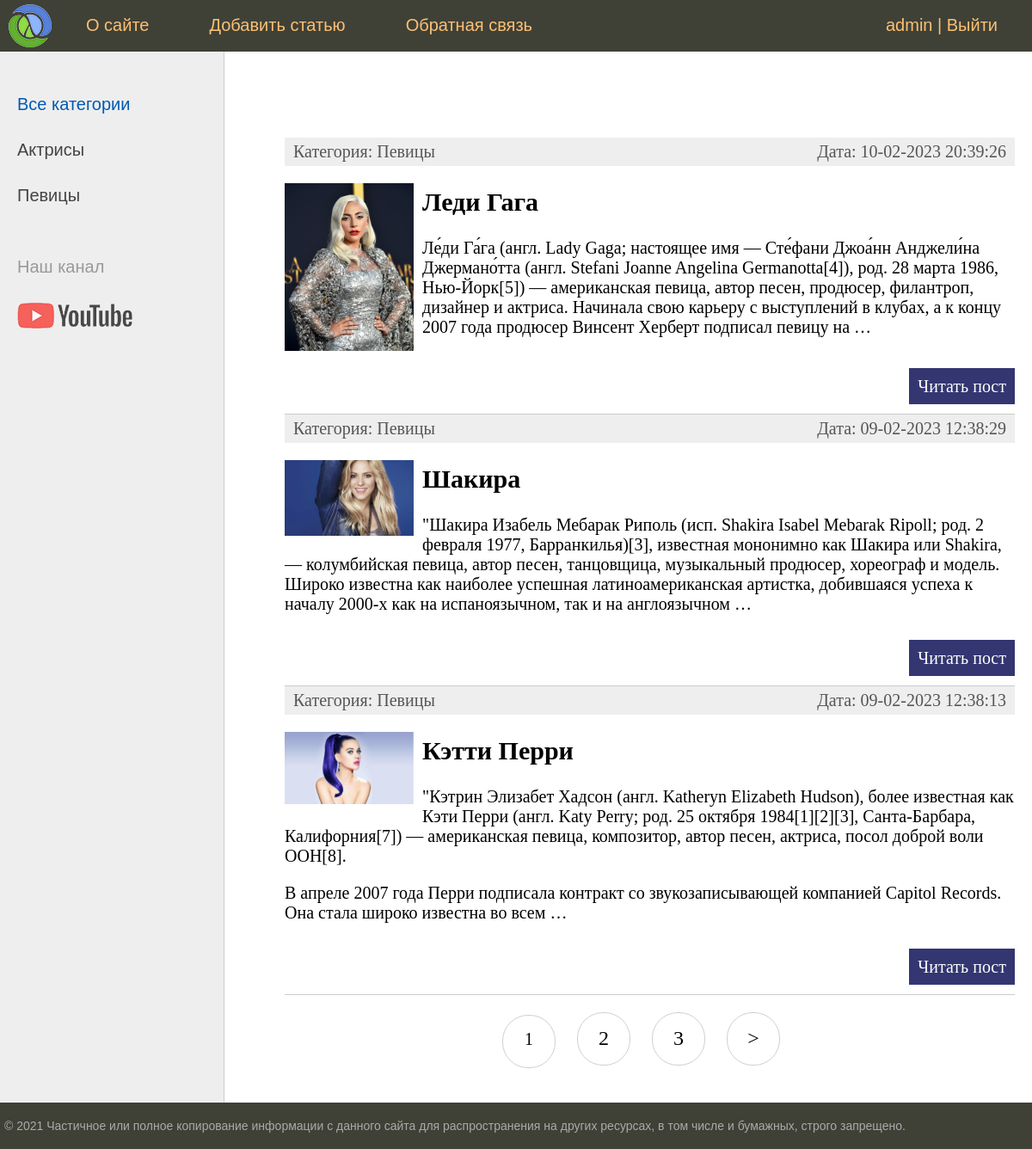
The app's page / (signed in) with its own data.
### women/models.py (models this page shows, shortened)
class Category(models.Model):
    name = models.CharField(max_length=100, db_index=True, verbose_name='Название категории')
    slug = models.SlugField(max_length=255, unique=True, db_index=True, verbose_name='URL')
    def __str__(self):
        return self.name
    def get_absolute_url(self):
        return reverse('category', kwargs={'cat_slug': self.slug})
    class Meta:
        verbose_name = 'Категория'
        verbose_name_plural = 'Категории'
        ordering = ['id']

class Women(models.Model):
    title = models.CharField(max_length=255, verbose_name='Заголовок')
    slug = models.SlugField(max_length=255, unique=True, db_index=True, verbose_name='URL')
    content = models.TextField(blank=True, verbose_name='Текст статьи')
    cat = models.ForeignKey('Category', on_delete=models.PROTECT, verbose_name='Категория')
    photo = models.ImageField(upload_to="photos/%Y/%m/%d", verbose_name='Фото', blank=True)
    time_create = models.DateTimeField(auto_now_add=True, verbose_name='Время создания')
    time_update = models.DateTimeField(auto_now=True, verbose_name='Время изменения')
    is_published = models.BooleanField(default=True, verbose_name='Публикация')
    def get_absolute_url(self):
        return reverse('post', kwargs={'post_slug': self.slug})
    class Meta:
        verbose_name = 'Известная женщина'
        verbose_name_plural = 'Известные женщины'
        ordering = ['-time_create', 'title']

### women/views.py (the view)
# urls.py: path('', WomenHome.as_view(), name='home'),
class WomenHome(DataMixin, ListView):
    model = Women
    template_name = 'women/index.html'
    context_object_name = 'posts'
    def get_context_data(self, *, object_list=None, **kwargs):
        context = super().get_context_data(**kwargs)
        c_def = self.get_user_context(title="Главная страница")
        context = dict(list(context.items()) + list(c_def.items()))
        return context
    def get_queryset(self):
        return Women.objects.filter(is_published=True).select_related('cat')

### women/utils.py (called while the page is built)
    def get_user_context(self, **kwargs):
        context = kwargs
        cats = Category.objects.all()
        context['cats'] = cats
        user_menu = menu.copy()
        if not self.request.user.is_authenticated:
            user_menu.pop(1)
        context['menu'] = user_menu
        if 'cat_selected' not in context:
            context['cat_selected'] = 0
        return context

### women/templates/women/index.html (shortened to what this page needs)
{% extends 'women/base.html' %}
{% block content %}
<ul class="list-articles">
	{% for p in posts %}
			<li><div class="article-panel">
				<p class="first">Категория: {{p.cat}}</p>
				<p class="last">Дата: {{p.time_update|date:"d-m-Y H:i:s"}}</p>
				</div>
			{% if p.photo %}
				<p><img src="{{p.photo.url}}" class="img-article-left thumb"></p>
			{% endif %}
			<h2>{{p.title}}</h2>
	{% autoescape on %}
	{{p.content|linebreaks|truncatewords:50}}
	{% endautoescape %}
			<p class="link-read-post"><a href="{{ p.get_absolute_url }}">Читать пост</a></p>
			</li>
	{% endfor %}
</ul>
{% endblock %}

### women/templates/women/base.html (shortened to what this page needs)
{% load static %}
{% load women_tags %}
<!DOCTYPE html>
<html>
<head>
    <link type="text/css" href="{% static 'women/css/styles.css' %}" rel="stylesheet"/>
</head>
<body>
<table class="table-page" border=0 cellpadding="0" cellspacing="0">
    <tr>
        <td valign=top>
            <div class="header">
                <ul id="mainmenu" class="mainmenu">
                    <li class="logo"><a href="{% url 'home' %}">
                        <div class="logo"></div>
                    </a></li>
                    {% for m in menu %}
                    <li><a href="{% url m.url_name %}">{{m.title}}</a></li>
                    {% endfor %}
                    {% if request.user.is_authenticated %}
                    <li class="last">{{ user.username }} | <a href="{% url 'logout' %}">Выйти</a></li>
                    {% else %}
                    <li class="last"><a href="{% url 'register' %}">Регистрация</a> | <a href="{% url 'login' %}">Войти</a></li>
                    {% endif %}
                </ul>
            </div>
            <table class="table-content" border=0 cellpadding="0" cellspacing="0">
                <tr>
                    {% load cache %}
                    <td valign="top" class="left-chapters">
                        <ul id="leftchapters">
                            {% cache 60 sidebar %}
                            {% if cat_selected == 0 %}
                            <li class="selected">Все категории</li>
                            {% else %}
                            <li><a href="{% url 'home' %}">Все категории</a></li>
                            {% endif %}
                            {% for c in cats %}
                            {% if c.pk == cat_selected %}
                            <li class="selected">{{c.name}}</li>
                            {% else %}
                            <li><a href="{{c.get_absolute_url}}">{{c.name}}</a></li>
                            {% endif %}
                            {% endfor %}
                            {% endcache %}
                            <li class="share">
                                <p>Наш канал</p>
                                <a class="share-yt"
                                   href="https://www.youtube.com/channel/UClJzWfGWuGJL2t-3dYKcHTA/playlists"
                                   target="_blank" rel="nofollow"></a>
                            </li>
                        </ul>
                    </td>
                    <td valign="top" class="content">
                        <div class="content-text">
                            {% block content %}
                            {% endblock %}
                            {% if page_obj.has_other_pages %}
                            <nav class="list-pages">
                                <ul>
                                {% for p in paginator.page_range %}
                                {% if p == page_obj.number %}
                                    <li class="page-num page-selected">{{ p }}</li>
                                {% elif p >= page_obj.number|add:-2 and p <= page_obj.number|add:2 %}
                                <li class="page-num">
                                <a href="?page={{ p }}">{{ p }}</a>
                            </li>
                                {% endif %}
                                {% endfor %}
                                {% if page_obj.has_next %}
                                    <li class="page-num">
                                        <a href="?page={{page_obj.next_page_number}}">&gt;</a>
                                    </li>
                                {% endif %}
                            </ul>
                            </nav>
                            {% endif %}
                        </div>
                    </td>
                </tr>
            </table>
        </td>
    </tr>
    <tr>
        <td valign=top>
            <div id="footer">
                <p>&copy; 2021 Частичное или полное копирование информации с данного сайта для распространения на других
                    ресурсах, в том числе и бумажных, строго запрещено.</p>
            </div>
        </td>
    </tr>
</table>
</body>
</html>

### women/static/women/css/styles.css (style rules this page uses)
html, body { font-family: 'Arial'; margin: 0; padding: 0; height: 100%; width: 100%; color: #444; }
a { color: #0059b2; text-decoration: none; }
img { max-width: 600px; height: auto; }
img.img-article-left { max-width: 300px; height: auto; float: left; padding: 0 10px 10px 0; }
img.img-article-left.thumb { max-width: 150px; height: auto; }
p.link-read-post { text-align: right; }
p.link-read-post a { padding: 10px; min-width: 100px; background: #333671; color: #fff; text-decoration: none; }
div.article-panel { background: #eee; padding: 5px 10px 5px 10px; box-sizing: border-box; overflow: hidden; color: #555; }
div.article-panel p.first { margin: 0; float: left; }
div.article-panel p.last { margin: 0; float: right; }
ul.list-articles { list-style: none; margin: 0; padding: 0; }
ul.list-articles li { border-bottom: 1px solid #ccc; }
.table-page { width: 100%; height: 100%; vertical-align: top; }
.table-page tr { height: 100%; }
.header { background: #3F4137; height: 60px; }
.logo { background: url('../images/logo.png') no-repeat 10px 5px; width: 70px; height: 60px; }
ul.mainmenu { list-style: none; margin: 0; padding: 0; height: 60px; color: #fdc073; font-size: 20px; overflow: hidden; }
ul.mainmenu li { float: left; margin: 18px 40px 0 30px; }
ul.mainmenu li.logo { margin: 0; }
ul.mainmenu li.last { float: right; }
ul.mainmenu li a { color: #fdc073; text-decoration: none; }
.table-content { width: 100%; min-height: 100%; height: 100%; }
.left-chapters { margin: 0; background: #eee; border-right: 1px solid #ccc; min-height: 100%; }
.left-chapters ul { width: 230px; min-height: 100%; margin: 0; padding: 20px 10px 10px 20px; list-style: none; font-size: 20px; }
.left-chapters ul li { margin: 30px 0 0 0; color: #999; }
.left-chapters ul li.selected { color: #0059b2; }
.left-chapters ul li a { color: #444; text-decoration: none; }
.left-chapters ul li.share { margin: 60px 0 0 0; }
.left-chapters ul li.share p { margin: 30px 0 30px 0; }
.left-chapters ul li.share a { display: inline-block; width: 40px; height: 40px; margin: 0 20px 0 0; }
.left-chapters ul li.share a.share-yt { width: 100%; height: 30px; background: url('../images/share_yt.png') no-repeat 0 0 }
.content { padding: 40px 20px 20px 40px; width: 100%; box-sizing: border-box; }
.content-text { margin: 60px 0 0 30px; color: #000; font-size: 20px; font-family: Yandex Sans Display Light; }
#footer { box-sizing: border-box; background: #3F4137; padding: 5px; color: #aaa; font-size: 14px; font-family: Verdana, Geneva, Arial, Helvetica; text-align: left; overflow: hidden; }
.list-pages { text-align: center; margin: 0 0 20px 0; }
.list-pages ul { margin: 20px 0 0 0; padding: 0; list-style: none; }
.list-pages ul li { display: inline-block; margin: 0 20px 0 0; }
.list-pages a { color: #000; font-size: 24px; text-decoration: none; }
.list-pages .page-num, .page-num-selected { display: inline-block; width: 60px; height: 44px; padding: 16px 0 0 0; border: 1px solid #d0d0d0; border-radius: 30px; }

### records on screen
Category: name "Актрисы"
Category: name "Певицы"
Women: cat "Певицы", time_update "10-02-2023 20:39:26", photo (picture), title "Леди Гага", content "Ле́ди Га́га (англ. Lady Gaga; настоящее имя — Сте́фани Джоа́нн Анджели́на Джермано́тта (англ. Stefani Joanne Angelina Germanotta[4]), род. 28 марта 1986, Нью-Йорк[5]) — американская певица, автор песен, продюсер, филантроп, дизайнер и актриса. Начинала свою карьеру с выступлений в клубах, а к концу 2007 года продюсер Винсент Херберт подписал певицу на …"
Women: cat "Певицы", time_update "09-02-2023 12:38:29", photo (picture), title "Шакира", content "\"Шакира Изабель Мебарак Риполь (исп. Shakira Isabel Mebarak Ripoll; род. 2 февраля 1977, Барранкилья)[3], известная мононимно как Шакира или Shakira, — колумбийская певица, автор песен, танцовщица, музыкальный продюсер, хореограф и модель. Широко известна как наиболее успешная латиноамериканская артистка, добившаяся успеха к началу 2000-х как на испаноязычном, так и на англоязычном …"
Women: cat "Певицы", time_update "09-02-2023 12:38:13", photo (picture), title "Кэтти Перри", content "\"Кэтрин Элизабет Хадсон (англ. Katheryn Elizabeth Hudson), более известная как Кэти Перри (англ. Katy Perry; род. 25 октября 1984[1][2][3], Санта-Барбара, Калифорния[7]) — американская певица, композитор, автор песен, актриса, посол доброй воли ООН[8]. В апреле 2007 года Перри подписала контракт со звукозаписывающей компанией Capitol Records. Она стала широко известна во всем …"

### other values on screen
{{ m.title }} "О сайте" "Добавить статью" "Обратная связь"
{{ user.username }} "admin"
{{ p }} "1"
{{ p }} "2" "3"
